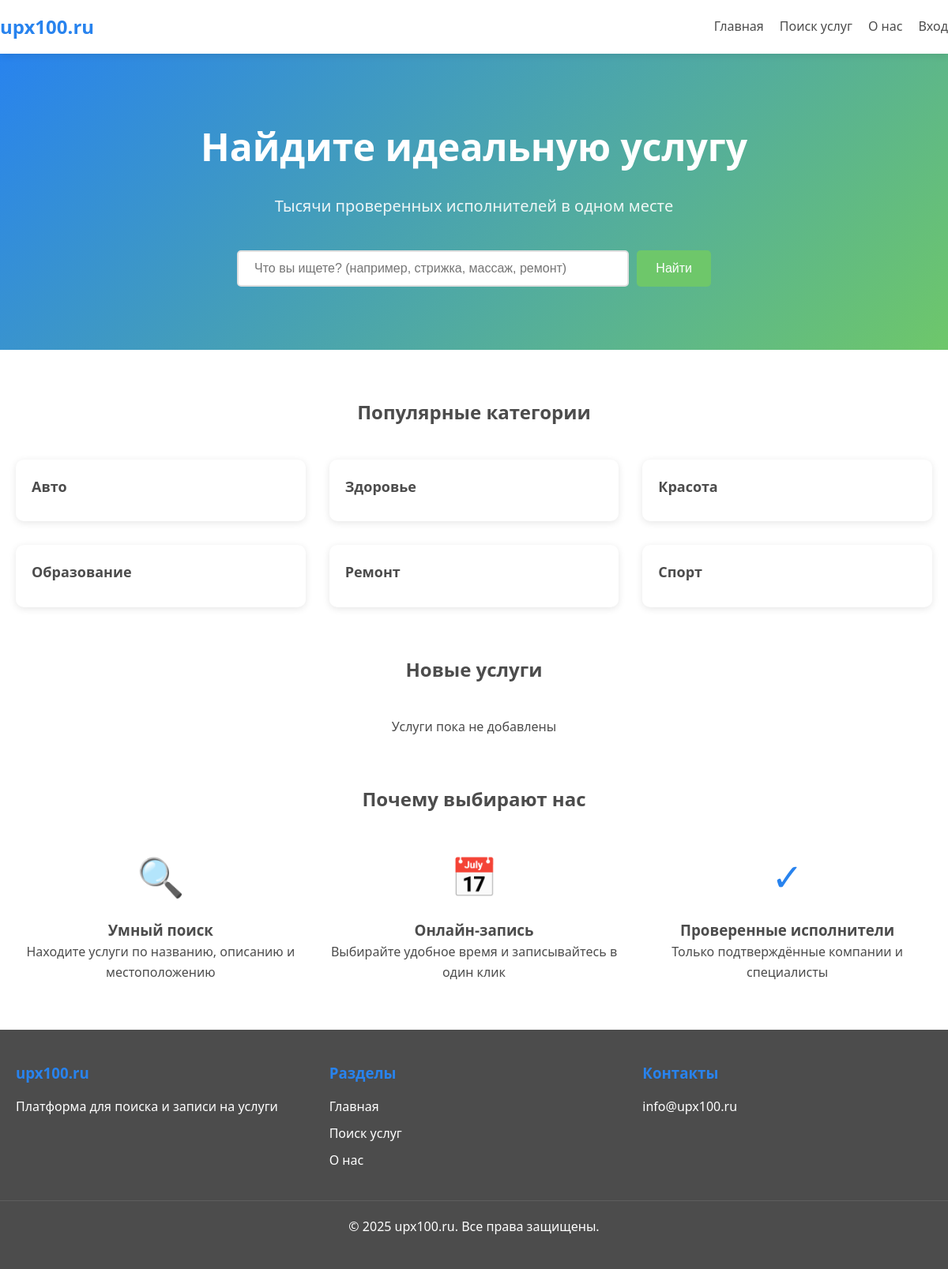
The app's page /, older data.
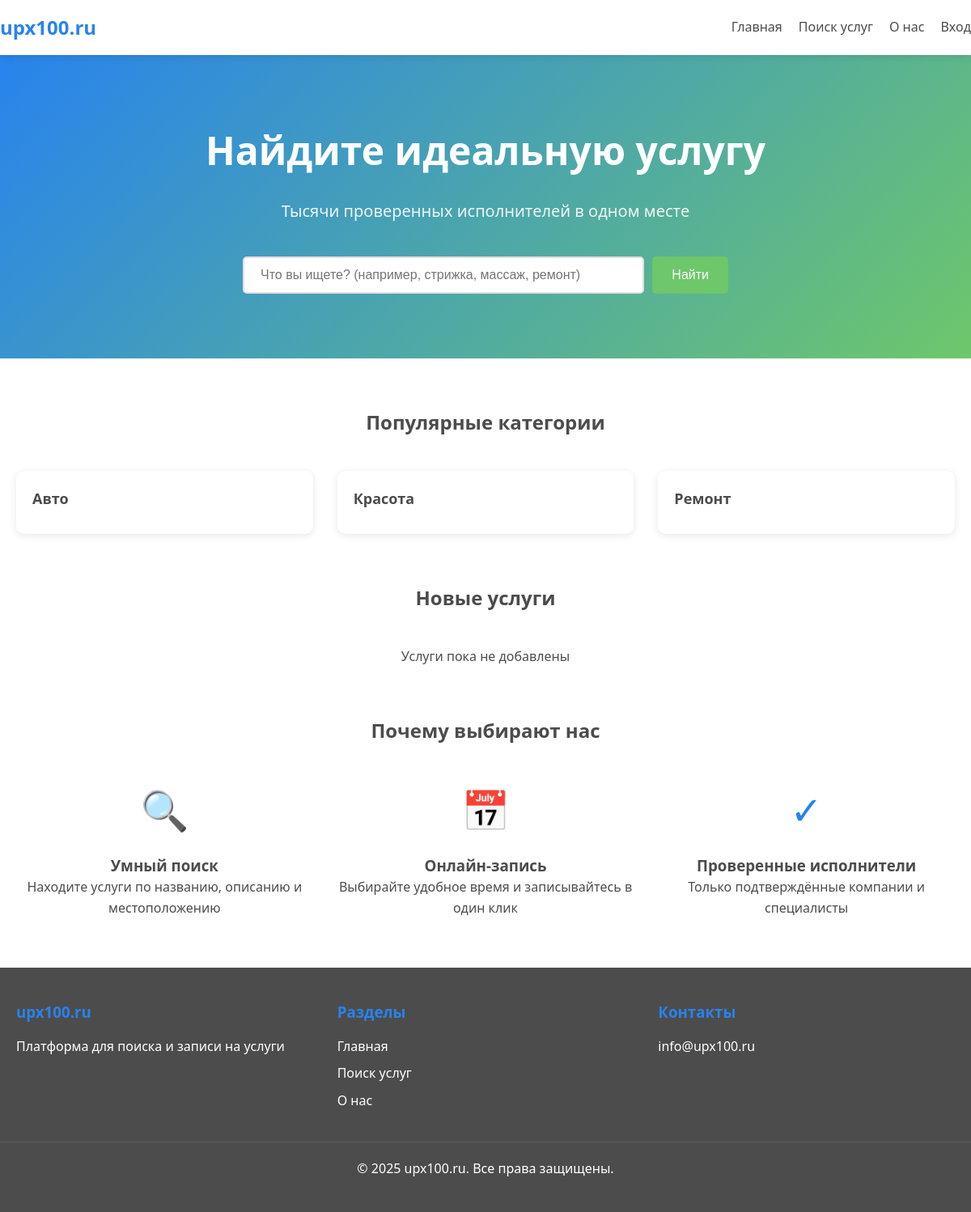
The same page, newer data.
### companies/models.py (models this page shows, shortened)
class Category(models.Model):
    name = models.CharField(
        max_length=100,
        unique=True,
        verbose_name='Название категории'
    )
    slug = models.SlugField(
        max_length=100,
        unique=True,
        verbose_name='Слаг'
    )
    icon = models.ImageField(
        upload_to='categories/icons/',
        blank=True,
        null=True,
        verbose_name='Иконка'
    )
    created_at = models.DateTimeField(
        auto_now_add=True,
        verbose_name='Дата создания'
    )
    class Meta:
        verbose_name = 'Категория'
        verbose_name_plural = 'Категории'
        ordering = ['name']

### dashboard/views.py (the view)
# urls.py: path('', home_view, name='home'),
def home_view(request):
    categories = Category.objects.all()[:6]
    services = Service.objects.select_related('provider').filter(is_active=True).order_by('-created_at')[:6]
    context = {
        'categories': categories,
        'services': services,
    }
    return render(request, 'home.html', context)

### templates/home.html
{% extends 'base.html' %}
{% block content %}
<section class="hero">
    <div class="container">
        <h1 class="hero__title">Найдите идеальную услугу</h1>
        <p class="hero__subtitle">Тысячи проверенных исполнителей в одном месте</p>
        <form action="{% url 'search:search' %}" method="get" class="search-form">
            <input type="text" name="q" class="search-form__input" placeholder="Что вы ищете? (например, стрижка, массаж, ремонт)">
            <button type="submit" class="btn btn--green">Найти</button>
        </form>
    </div>
</section>
<section class="container" style="margin-top: 60px;">
    <h2 style="text-align: center; margin-bottom: 30px;">Популярные категории</h2>
    <div class="cards-grid">
        {% for category in categories %}
        <a href="{% url 'search:search' %}?category={{ category.slug }}" class="card">
            <div class="card__content">
                <h3 class="card__title">{{ category.name }}</h3>
            </div>
        </a>
        {% empty %}
        <p style="text-align: center; grid-column: 1/-1;">Категории пока не добавлены</p>
        {% endfor %}
    </div>
</section>
<section class="container" style="margin-top: 60px;">
    <h2 style="text-align: center; margin-bottom: 30px;">Новые услуги</h2>
    <div class="cards-grid">
        {% for service in services %}
        <div class="card">
            {% if service.photo %}
            <img src="{{ service.photo.url }}" alt="{{ service.name }}" class="card__image">
            {% endif %}
            <div class="card__content">
                <h3 class="card__title">{{ service.name }}</h3>
                <p class="card__price">{{ service.price }} ₽</p>
                <p>{{ service.provider.company_name|default:service.provider.email }}</p>
                <a href="{% url 'services:service_detail' service.pk %}" class="btn btn--blue" style="margin-top: 15px; width: 100%;">Записаться</a>
            </div>
        </div>
        {% empty %}
        <p style="text-align: center; grid-column: 1/-1;">Услуги пока не добавлены</p>
        {% endfor %}
    </div>
</section>
<section class="container" style="margin-top: 60px; margin-bottom: 60px;">
    <h2 style="text-align: center; margin-bottom: 40px;">Почему выбирают нас</h2>
    <div style="display: grid; grid-template-columns: repeat(auto-fit, minmax(250px, 1fr)); gap: 30px;">
        <div style="text-align: center;">
            <div style="font-size: 48px; color: var(--color-blue); margin-bottom: 15px;">🔍</div>
            <h3>Умный поиск</h3>
            <p>Находите услуги по названию, описанию и местоположению</p>
        </div>
        <div style="text-align: center;">
            <div style="font-size: 48px; color: var(--color-green); margin-bottom: 15px;">📅</div>
            <h3>Онлайн-запись</h3>
            <p>Выбирайте удобное время и записывайтесь в один клик</p>
        </div>
        <div style="text-align: center;">
            <div style="font-size: 48px; color: var(--color-blue); margin-bottom: 15px;">✓</div>
            <h3>Проверенные исполнители</h3>
            <p>Только подтверждённые компании и специалисты</p>
        </div>
    </div>
</section>
{% endblock %}

Row changes from the older to the newer data that the page shows:
removed Category: name "Здоровье"
removed Category: name "Образование"
removed Category: name "Спорт"
